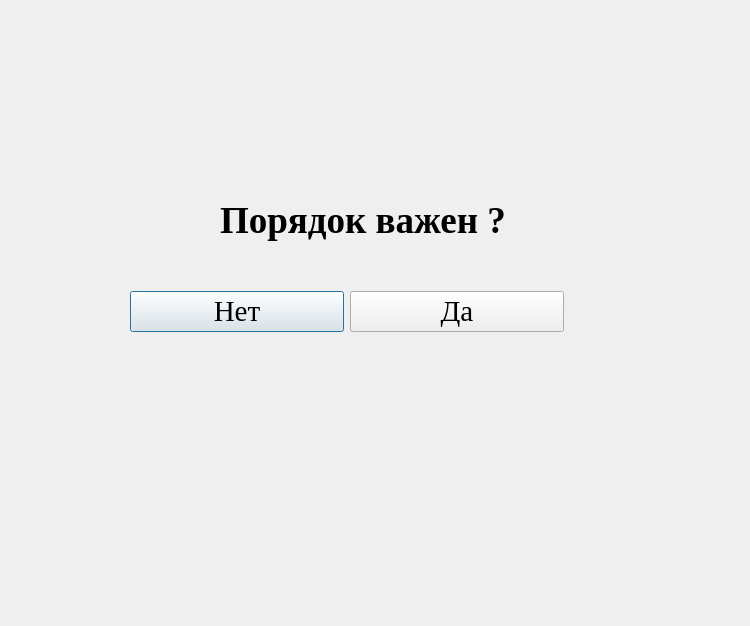
<?xml version="1.0" encoding="UTF-8"?>
<ui version="4.0">
 <class>Dialog</class>
 <widget class="QDialog" name="Dialog">
  <property name="geometry">
   <rect>
    <x>0</x>
    <y>0</y>
    <width>750</width>
    <height>626</height>
   </rect>
  </property>
  <property name="windowTitle">
   <string>Dialog</string>
  </property>
  <widget class="QLabel" name="label">
   <property name="geometry">
    <rect>
     <x>220</x>
     <y>200</y>
     <width>286</width>
     <height>41</height>
    </rect>
   </property>
   <property name="font">
    <font>
     <family>Times New Roman</family>
     <pointsize>28</pointsize>
     <bold>true</bold>
    </font>
   </property>
   <property name="text">
    <string>Порядок важен ?</string>
   </property>
  </widget>
  <widget class="QWidget" name="">
   <property name="geometry">
    <rect>
     <x>130</x>
     <y>290</y>
     <width>434</width>
     <height>43</height>
    </rect>
   </property>
   <layout class="QHBoxLayout" name="horizontalLayout">
    <item>
     <widget class="QPushButton" name="oder_no">
      <property name="font">
       <font>
        <family>Times New Roman</family>
        <pointsize>22</pointsize>
       </font>
      </property>
      <property name="text">
       <string>Нет</string>
      </property>
     </widget>
    </item>
    <item>
     <widget class="QPushButton" name="oder_yes">
      <property name="font">
       <font>
        <family>Times New Roman</family>
        <pointsize>22</pointsize>
       </font>
      </property>
      <property name="text">
       <string>Да</string>
      </property>
     </widget>
    </item>
   </layout>
  </widget>
 </widget>
 <resources/>
 <connections/>
</ui>
